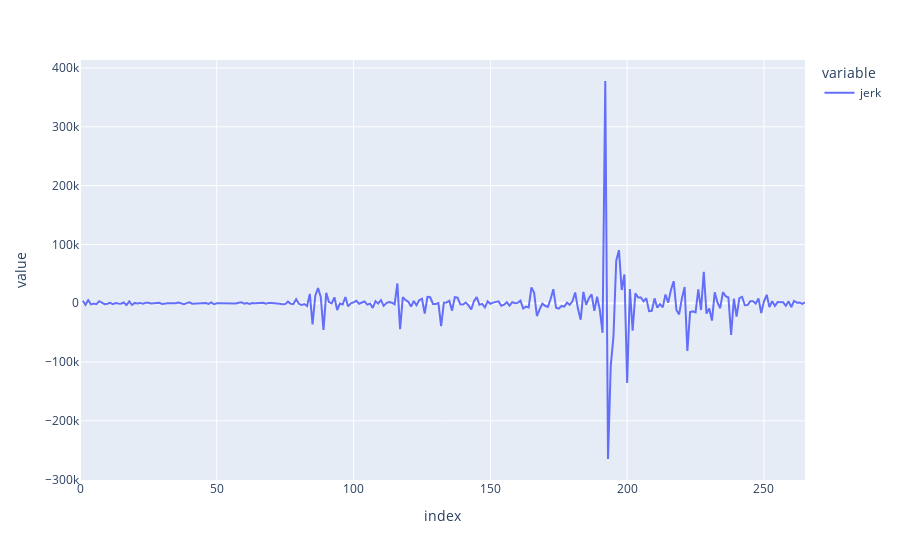

Write notebook code for a chart like this one.
### Code cell
##n plot just the g_force column as a line plot
# use plotly express
import plotly.express as px

fig = px.line(updated_df, x=updated_df.index, y=["jerk"])
fig.show()

### Figure 1 — Plotly figure (JSON) as saved in the notebook; plotly's stock layout.template omitted (floating-point values rounded to 4 significant figures; data arrays with more than 128 entries replaced by an {"elided": "..."} marker saying what was removed)
{"data": [{"hovertemplate": "variable=jerk<br>index=%{x}<br>value=%{y}<extra></extra>", "legendgroup": "jerk", "line": {"color": "#636efa", "dash": "solid"}, "marker": {"symbol": "circle"}, "mode": "lines", "name": "jerk", "orientation": "v", "showlegend": true, "type": "scatter", "x": {"elided": "266 int values"}, "xaxis": "x", "y": {"elided": "266 float values"}, "yaxis": "y"}], "layout": {"legend": {"title": {"text": "variable"}, "tracegroupgap": 0}, "margin": {"t": 60}, "xaxis": {"anchor": "y", "domain": [0, 1], "title": {"text": "index"}}, "yaxis": {"anchor": "x", "domain": [0, 1], "title": {"text": "value"}}}}
